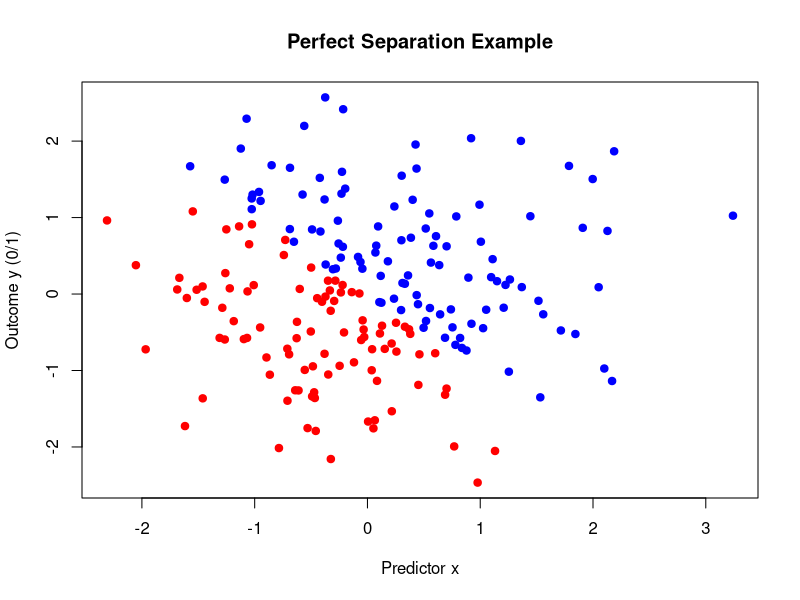
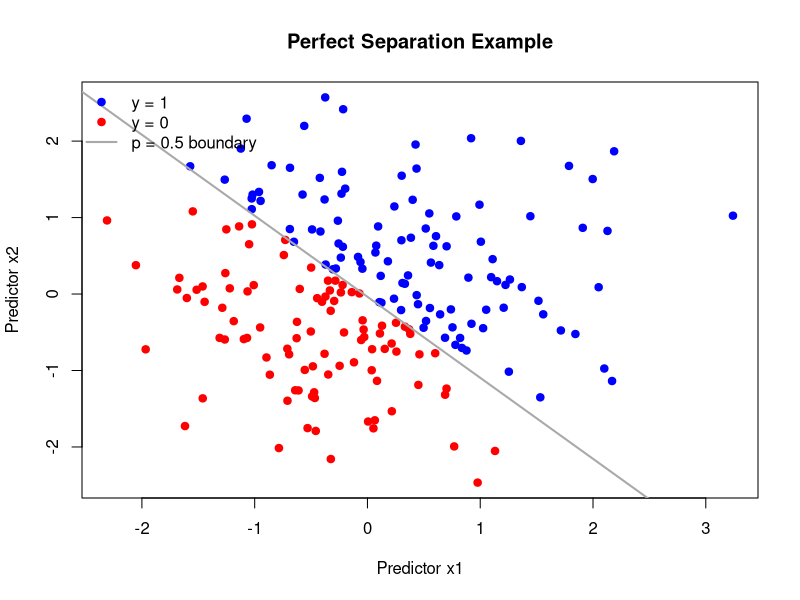

The R source for these figures, in order: (Note: this script raises an error after producing the figures.)
set.seed(123)

### 1) PERFECT / QUASI SEPARATION (binomial)
make_separation <- function(n = 200) {
  x1 <- rnorm(n)
  x2 <- rnorm(n)
  # Perfect rule: y = 1 if x1 + x2 > 0
  y <- as.integer(x1 + x2 > 0)
  data.frame(y, x1, x2)
}
# glm(y ~ x1 + x2, data = make_separation(), family = binomial())

### 2) MULTICOLLINEARITY (high correlation)
make_multicollinearity <- function(n = 500, rho = -0.99,
                                   beta0 = -0.5, beta1 = 1.5, beta2 = -1.2) {
  # x1 ~ N(0,1); construct x2 with Corr(x1, x2) = rho (not extreme by default)
  x1 <- rnorm(n)
  z  <- rnorm(n)
  x2 <- rho * x1 + sqrt(1 - rho^2) * z  # Corr(x1, x2) ≈ rho
  
  # Logistic model with moderate effects (avoids separation)
  eta <- beta0 + beta1 * x1 + beta2 * x2
  p   <- 1 / (1 + exp(-eta))
  y   <- rbinom(n, 1, p)
  
  data.frame(y, x1, x2)
}
# glm(y ~ x1 + x2, data = make_multicollinearity(), family = binomial())

### 3) SCALING / NUMERICAL INSTABILITY
make_scaling_issue <- function(n = 500) {
  x1 <- rnorm(n, sd = 1e6)   # huge scale
  x2 <- rnorm(n, sd = 1)     # small scale
  eta <- -1 + 1e-6*x1 + 0.5*x2
  p <- 1 / (1 + exp(-eta))
  y <- rbinom(n, 1, p)
  data.frame(y, x1, x2)
}
# glm(y ~ x1 + x2, data = make_scaling_issue(), family = binomial())

### 4) SPARSE CATEGORIES / RARE LEVELS
make_sparse_levels <- function(n_group = 8, per = 20) {
  g <- factor(rep(paste0("L", 1:n_group), times = c(rep(per, n_group - 1), 2)))
  x1 <- rnorm(length(g))
  x2 <- rnorm(length(g))
  eta <- -1 + 0.7*x1 + 0.4*x2 + 3*(g == "L8")  # rare level mostly successes
  p <- 1 / (1 + exp(-eta))
  y <- rbinom(length(g), 1, p)
  data.frame(y, x1, x2, g)
}
# glm(y ~ x1 + x2 + g, data = make_sparse_levels(), family = binomial())

### 5) OVERFLOW IN exp() (“fitted probs 0 or 1”)
make_overflow <- function(n = 300) {
  x1 <- rnorm(n)
  x2 <- rnorm(n)
  eta <- 25*x1 + 25*x2     # extremely large linear predictor
  p <- 1 / (1 + exp(-eta))
  y <- rbinom(n, 1, p)
  data.frame(y, x1, x2)
}
# glm(y ~ x1 + x2, data = make_overflow(), family = binomial())

### 6) MIS-SPECIFIED MODELS
# (a) Overdispersed counts fitted by Poisson
make_overdispersed_counts <- function(n = 500) {
  x1 <- rnorm(n)
  x2 <- rnorm(n)
  mu <- exp(0.5 + 0.4*x1 + 0.6*x2)
  phi <- 2
  lambda <- rgamma(n, shape = phi, scale = mu / phi)
  y <- rpois(n, lambda)
  data.frame(y, x1, x2)
}
# glm(y ~ x1 + x2, data = make_overdispersed_counts(), family = poisson())

# (b) Binomial with identity link (misspecified)
make_binomial_identity_misspec <- function(n = 400) {
  x1 <- rnorm(n)
  x2 <- rnorm(n)
  eta_true <- -0.5 + 1*x1 + 0.5*x2
  p <- 1 / (1 + exp(-eta_true))
  y <- rbinom(n, 1, p)
  data.frame(y, x1, x2)
}
# glm(y ~ x1 + x2, data = make_binomial_identity_misspec(),
#     family = binomial(link = "identity"))

### 7) OUTLIERS / HIGH LEVERAGE
make_outliers_leverage <- function(n = 300) {
  x1 <- rnorm(n)
  x2 <- rnorm(n)
  eta <- -1 + 2*x1 + 1.5*x2
  p <- 1 / (1 + exp(-eta))
  y <- rbinom(n, 1, p)
  # Add extreme leverage points with discordant outcomes
  x1_out <- c(8, 9, 10, -8, -9)
  x2_out <- c(8, 9, 10, -8, -9)
  y_out <- c(0, 0, 0, 1, 1)
  data.frame(
    y = c(y, y_out),
    x1 = c(x1, x1_out),
    x2 = c(x2, x2_out)
  )
}
# glm(y ~ x1 + x2, data = make_outliers_leverage(), family = binomial())

### Build dataset list
ds <- list(
  separation = make_separation(),
  multicollinearity = make_multicollinearity(),
  scaling = make_scaling_issue(),
  sparse_levels = make_sparse_levels(),
  overflow = make_overflow(),
  misspec_overdisp = make_overdispersed_counts(),
  misspec_identity = make_binomial_identity_misspec(),
  outliers = make_outliers_leverage()
)

str(ds, max.level = 1)



# Perfect Separation
separation = ds[['separation']]
# Plot
plot(
  separation$x1, separation$x2,
  col = ifelse(separation$y == 1, "blue", "red"),
  pch = 19,
  main = "Perfect Separation Example",
  xlab = "Predictor x",
  ylab = "Outcome y (0/1)"
)

m <- glm(y ~ x1 + x2, data = separation, family = binomial())
coefs <- coef(m)
alpha <- coefs[1]
beta1 <- coefs[2]
beta2 <- coefs[3]
# Existing scatterplot
plot(
  separation$x1, separation$x2,
  col = ifelse(separation$y == 1, "blue", "red"),
  pch = 19,
  main = "Perfect Separation Example",
  xlab = "Predictor x1",
  ylab = "Predictor x2"
)

# Fit logistic model
m <- glm(y ~ x1 + x2, data = separation, family = binomial())
coefs <- coef(m)

# Compute decision boundary
abline(a = -coefs[1]/coefs[3], b = -coefs[2]/coefs[3], lwd = 2, col = "darkgray")
legend("topleft", legend = c("y = 1", "y = 0", "p = 0.5 boundary"),
       col = c("blue", "red", "darkgray"), pch = c(19,19,NA),
       lty = c(NA, NA, 1), lwd = c(NA, NA, 2), bty = "n")

summary(m)


mod_sep <- glm(y ~ x, data = separation, family = binomial())

# View summary
summary(mod_sep)


# Colinearity
colinearity = ds[['multicollinearity']]
# Plot
plot(
  colinearity$x1, colinearity$x2,
  col = ifelse(colinearity$y == 1, "blue", "red"),
  pch = 19,
  main = "Colinearity Example",
  xlab = "Predictor x1",
  ylab = "Predictor x2"
)

mod_colinearity <- glm(y ~ x1+x2+1, data = colinearity, family = binomial())
summary(mod_colinearity)



# Plot data points
plot(colinearity$x1, colinearity$x2,
     col = ifelse(colinearity$y == 1, "blue", "red"),
     pch = 19,
     xlab = "x1", ylab = "x2",
     main = "Logistic Regression Decision Boundary")

# Fit logistic regression model
m <- glm(y ~ x1 + x2, data = colinearity, family = binomial())

# Extract coefficients
coefs <- coef(m)
alpha <- coefs[1]
beta1 <- coefs[2]
beta2 <- coefs[3]

# Add decision boundary (p = 0.5 line)
abline(a = -alpha/beta2, b = -beta1/beta2, col = "darkgray", lwd = 2)

# Add legend
legend("topleft",
       legend = c("y = 1", "y = 0", "p = 0.5 boundary"),
       col = c("blue", "red", "darkgray"),
       pch = c(19, 19, NA),
       lty = c(NA, NA, 1),
       lwd = c(NA, NA, 2),
       bty = "n")

cor(colinearity$x1, colinearity$x2)         # e.g. -0.7
kappa(model.matrix(m))                      # condition number; >30 = some concern
vif_values <- car::vif(m)                   # Variance Inflation Factor
vif_values


m <- lm(y ~ x1, data = colinearity)
summary(m)


